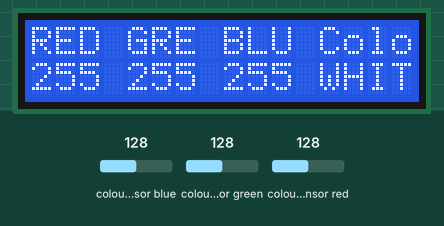
This sketch was run on a simulated Arduino Uno, built with avr-gcc and run on an emulated ATmega328P. Shown: 16×2 character LCD. Wiring (inferred from the names in the program): TCS3200 colour sensor: output pin 8; S2 pin 6; S3 pin 7; S0 pin 4; S1 pin 5. Inputs (shaded band) come from the test bench; at power-on: colour sensor blue 128, colour sensor green 128, colour sensor red 128. What the sketch prints to the serial monitor is not drawn.

Above: at 1.2 s.
1.3 s: colour sensor blue set to 5
At 2.7 s:
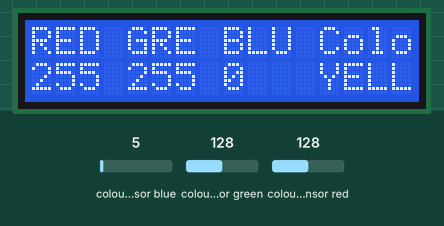
3.6 s: colour sensor green set to 5
At 4.7 s:
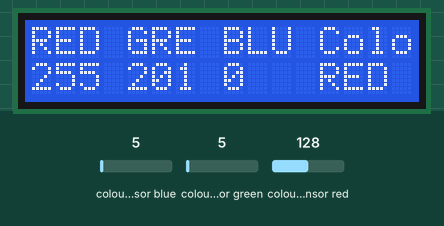
5.6 s: colour sensor blue set to 128
At 6.9 s:
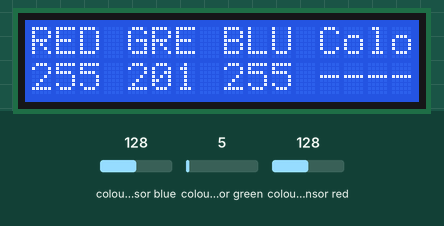
7.7 s: colour sensor red set to 5
At 9.0 s:
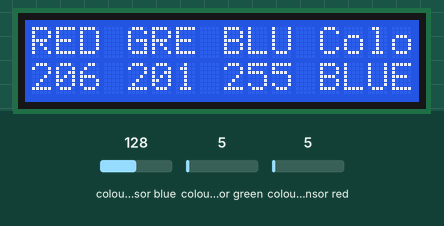
9.7 s: colour sensor red set to 64
At 11.2 s:
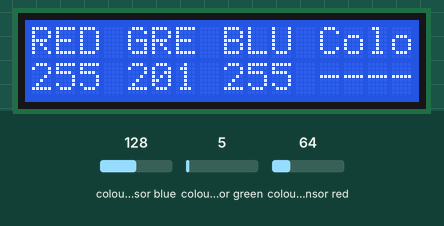
11.8 s: colour sensor green set to 64
At 13.3 s:
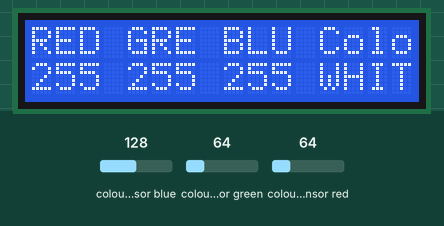
Timing chart, 0 to 14.8 s (numbered marks = the images above; inputs shaded):
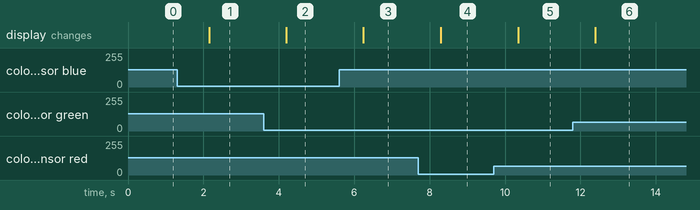

The sketch:

tcs3200_with_lcd.ino
```cpp
#include <LiquidCrystal_I2C.h> // Thêm thư viện I2C
#include <vector>

// TCS3200 pins wiring to Arduino
#define S0 4
#define S1 5
#define S2 6
#define S3 7
#define sensorOut 8

// Khai báo màn hình LCD 16x2: (Địa chỉ I2C, Cột, Hàng)
// Địa chỉ I2C thường là 0x27 hoặc 0x3F.
LiquidCrystal_I2C lcd(0x27, 16, 2);

// Stores frequency read by the photodiodes
int redFrequency = 0;
int greenFrequency = 0;
int blueFrequency = 0;

// Stores the red. green and blue colors
int redColor = 0;
int greenColor = 0;
int blueColor = 0;

// Các giá trị Min/Max hiệu chuẩn của bạn:
const int R_MIN = 117;
const int R_MAX = 578;
const int G_MIN = 120;
const int G_MAX = 530;
const int B_MIN = 40;
const int B_MAX = 160;


void setup() {
  // Setting the outputs
  pinMode(S0, OUTPUT);
  pinMode(S1, OUTPUT);
  pinMode(S2, OUTPUT);
  pinMode(S3, OUTPUT);

  // Setting the sensorOut as an input
  pinMode(sensorOut, INPUT);

  // Setting frequency scaling to 20%
  digitalWrite(S0,HIGH);
  digitalWrite(S1,LOW);

  // Begins serial communication
  Serial.begin(9600); // begin at port 9600

  // Khởi tạo LCD
  lcd.init();
  lcd.backlight();
  lcd.setCursor(0, 0);
  lcd.print("RED GRE BLU Color");
}

void loop() {
  // --- Đo và Xử lý giá trị màu ---

  // RED
  digitalWrite(S2,LOW);
  digitalWrite(S3,LOW);
  redFrequency = pulseIn(sensorOut, LOW);
  redColor = map(redFrequency, R_MIN, R_MAX, 255,0);
  redColor = constrain(redColor, 0, 255); // Giới hạn giá trị

  // GREEN
  digitalWrite(S2,HIGH);
  digitalWrite(S3,HIGH);
  greenFrequency = pulseIn(sensorOut, LOW);
  greenColor = map(greenFrequency, G_MIN, G_MAX, 255, 0);
  greenColor = constrain(greenColor, 0, 255); // Giới hạn giá trị

  // BLUE
  digitalWrite(S2,LOW);
  digitalWrite(S3,HIGH);
  blueFrequency = pulseIn(sensorOut, LOW);
  blueColor = map(blueFrequency, B_MIN, B_MAX, 255, 0);
  blueColor = constrain(blueColor, 0, 255); // Giới hạn giá trị


  // --- SERIAL MONITOR OUTPUT  ---
  Serial.print(blueColor);    // Giá trị BLUR
  Serial.print("\t");        // Dùng Tab để phân tách
  Serial.print(redColor);  // Giá trị RED
  Serial.print("\t");
  Serial.println(greenColor); // Giá trị GREEN và xuống dòng

  // --- HIỂN THỊ LÊN LCD ---
  lcd.setCursor(0, 1); // Về đầu hàng 1

  // In giá trị R (cột 0)
  lcd.print(redColor);
  lcd.print("  ");

  // In giá trị G (cột 4)
  lcd.setCursor(4, 1);
  lcd.print(greenColor);
  lcd.print("  ");

  // In giá trị B (cột 8)
  lcd.setCursor(8, 1);
  lcd.print(blueColor);
  lcd.print("  ");

  // In Tên Màu (Hàng 1, Cột 13)
  lcd.setCursor(12, 1);

  if (redColor < 25 && greenColor < 25 && blueColor < 25) {
    lcd.print("BLACK");
  } else if(blueColor >= 225 && redColor >= 225 && greenColor >= 225) {
    lcd.print("WHITE");
    // Serial.println("- WHITE detected");
  } else if (greenColor >= 225 && redColor >= 225 && blueColor <= 100) {
    lcd.print("YELLOW");
    // Serial.println("- YELLOW detected");
  } else if(redColor > greenColor && redColor > blueColor){
    lcd.print("RED    "); // Dùng 4 ký tự để xóa phần còn lại
    // Serial.println(" - RED detected!");
  } else if(greenColor > redColor && greenColor > blueColor){
    lcd.print("GREEN");
    // Serial.println(" - GREEN detected!");
  } else if(blueColor > redColor && blueColor > greenColor){
    lcd.print("BLUE");
    // Serial.println(" - BLUE detected!");
  } else {
    lcd.print("----    "); // Màu trung tính/khác
    // Serial.println(" - OTHER detected!");
  }

  delay(1000); // LCD output delay
}
```

Measured:
- after the input at 1.3 s, the display: changes after 0.85 s (image 1)
- after the input at 3.6 s, the display: changes after 0.60 s (image 2)
- after the input at 5.6 s, the display: changes after 0.65 s (image 3)
- after the input at 7.7 s, the display: changes after 0.60 s (image 4)
- after the input at 9.7 s, the display: changes after 0.64 s (image 5)
- after the input at 11.8 s, the display: changes after 0.59 s (image 6)
